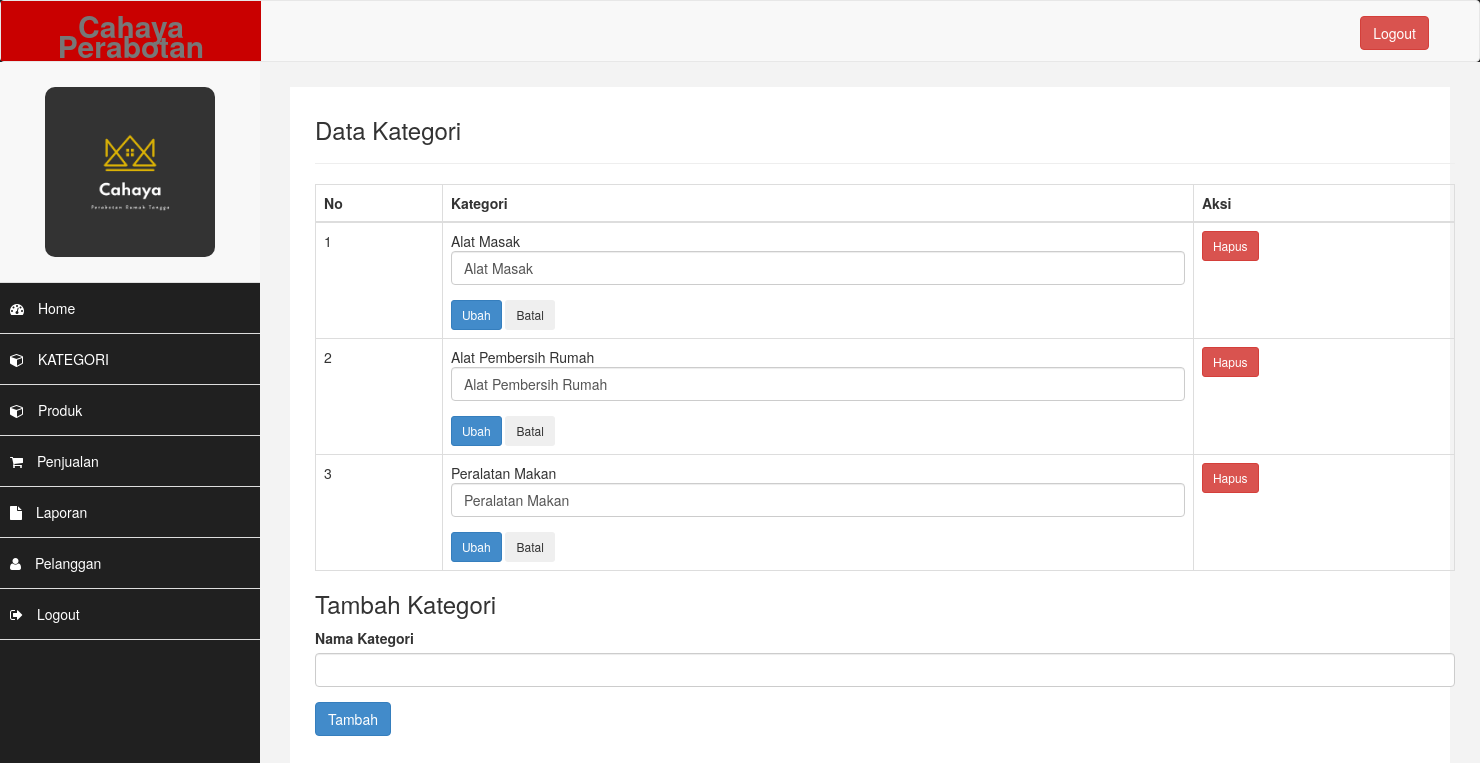
Screenshot of /admin/index.php?halaman=kategori with the database file from the repository.
### tables this page shows
CREATE TABLE `kategori` (
  `id_kategori` int(5) NOT NULL,
  `nama_kategori` varchar(100) NOT NULL
);

### admin/kategori.php (the view, shortened to what this page needs)
<?php
include '../koneksi.php';
$semuadata = array();
$ambil = $koneksi->query("SELECT * FROM kategori");
while ($tiap = $ambil->fetch_assoc()) {
    $semuadata[] = $tiap;
}
?>
<!DOCTYPE html>
<html>
<head>
    <link rel="stylesheet" href="admin/assets/css/bootstrap.css">
</head>
<body>
    <div class="container">
        <h3>Data Kategori</h3>
        <hr>
        <table class="table table-bordered">
            <thead>
                <tr>
                    <th>No</th>
                    <th>Kategori</th>
                    <th>Aksi</th>
                </tr>
            </thead>
            <tbody>
                <?php foreach ($semuadata as $key => $value) : ?>
                    <tr>
                        <td><?php echo $key + 1 ?></td>
                        <td>
                            <span class="nama-kategori"><?php echo $value["nama_kategori"] ?></span>
                            <form class="form-ubah d-none" method="post">
                                <div class="form-group">
                                    <input type="text" class="form-control" name="nama_kategori" value="<?php echo $value['nama_kategori']; ?>" required>
                                </div>
                                <button class="btn btn-primary btn-sm" name="ubah">Ubah</button>
                                <button type="button" class="btn btn-secondary btn-sm btn-cancel">Batal</button>
                            </form>
                        </td>
                        <td>
                            <a href="kategori.php?hapus=<?php echo $value['id_kategori']; ?>" class="btn btn-danger btn-sm" onclick="return confirm('Apakah Anda yakin ingin menghapus kategori ini?')">Hapus</a>
                        </td>
                    </tr>
                <?php endforeach ?>
            </tbody>
        </table>
        <h3>Tambah Kategori</h3>
        <form method="post">
            <div class="form-group">
                <label>Nama Kategori</label>
                <input type="text" class="form-control" name="nama_kategori" required>
            </div>
            <button class="btn btn-primary" name="tambah">Tambah</button>
        </form>
    </div>
</body>
</html>

### admin/assets/css/custom.css (style rules this page uses)
body { font-family: 'Open Sans', sans-serif; }

### rows the page displays
kategori: nama_kategori "Alat Masak"
kategori: nama_kategori "Alat Pembersih Rumah"
kategori: nama_kategori "Peralatan Makan"
